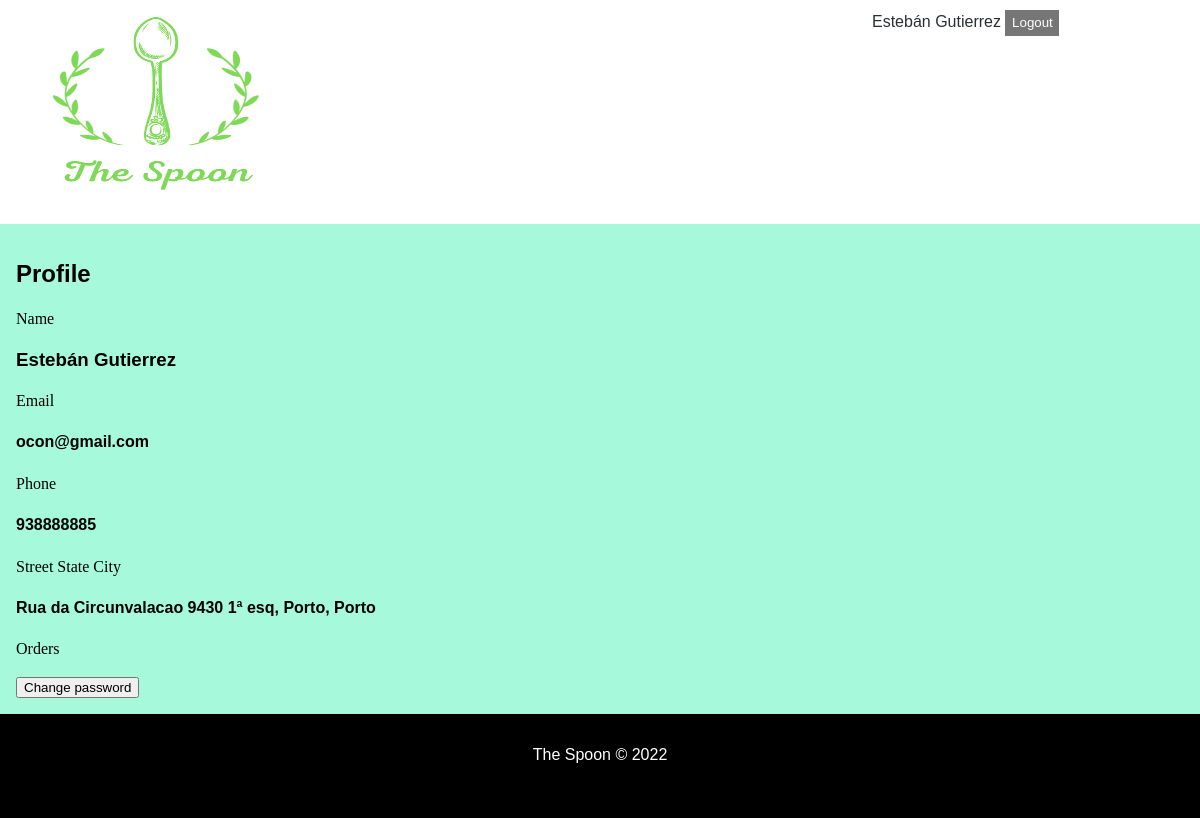
Page /profile.php (signed in) on the committed database.
### tables this page shows
CREATE TABLE User (
	idUser			INTEGER PRIMARY KEY,
	Email			VARCHAR NOT NULL UNIQUE,
	Password		VARCHAR NOT NULL,
	Phone 			INTEGER UNIQUE,
	Name 			VARCHAR NOT NULL,
	RestOwner       BOOLEAN DEFAULT FALSE,
	idAddress		INTEGER		CONSTRAINT fk_user_idaddress REFERENCES Address (idAddress)
												ON DELETE SET NULL ON UPDATE CASCADE
);

CREATE TABLE Address (
	idAddress 		INTEGER PRIMARY KEY,
	Street 		VARCHAR NOT NULL,
	City			VARCHAR NOT NULL,
	State			VARCHAR NOT NULL,
	PostalCode 		INTEGER NOT NULL
);

### profile.php (called while the page is built, shortened)
<?php
  require_once('database/connection.php');
  require_once('database/user.class.php');
  require_once('templates/common.tpl.php');
  require_once('templates/user.tpl.php');
  $db = getDatabaseConnection();
  $user = User::getUser($db, $_SESSION['id']);
  drawProfile($user);
?>

### database/user.class.php (called while the page is built, shortened)
<?php
  class User {
    public function __construct(int $idUser, string $email, string $name, string $street, string $city, string $state, int $postalcode, int $phone, bool $restOwner = false)
    {
      $this->email = $email;
      $this->name = $name;
      $this->street = $street;
      $this->city = $city;
      $this->state = $state;
      $this->phone = $phone;
      $this->restOwner = $restOwner;
    }
    static function getUser(PDO $db, int $id): User {
      $stmt = $db->prepare('
        SELECT idUser, Email, Name, Street, City, State, PostalCode, Phone, RestOwner
        FROM User JOIN Address USING (idAddress)
        WHERE idUser = ?
      ');
      $stmt->execute(array($id));
      $user = $stmt->fetch();
      return new User
     (
        (int)$user['idUser'],
        $user['Email'],
        $user['Name'],
        $user['Street'],
        $user['City'],
        $user['State'],
        (int)$user['PostalCode'],
        (int)$user['Phone'],
        (bool)$user['RestOwner']
      );
    }
  }
?>

### templates/user.tpl.php (the view, shortened to what this page needs)
<?php function drawProfile(User $user) { ?>
  <h2>Profile</h2>
  <section id="profile">
  <p>Name</p>
    <h3><?php echo $user->name ?></h3>
    <p>Email</p>
    <h4><?php echo $user->email ?></h4>
    <p>Phone</p>
    <h4><?php echo $user->phone ?></h4>
    <p>Street State City</p>
    <h4><?php echo $user->street ?>,
    <?php echo $user->state?>,
    <?php echo $user->city ?></h4>
    <?php if($user->restOwner) { ?>
      <p>Restaurants</p>
    <?php } else { ?>
      <p>Orders</p>
    <?php } ?>
    <button>Change password</button>
  </section>
<?php } ?>

### css/style.css (style rules this page uses)
body { font-family: "Poppins", sans-serif; }
p { font-family: "Lora", serif; line-height: 1.4em; }

### css/layout.css (style rules this page uses)
body { background-color: #a7f9db; margin: 0 auto; display: flex; min-height: 100vh; flex-direction: column; }

### rows in the picture
user: Name "Estebán Gutierrez", Email "ocon@gmail.com", Phone "938888885", idAddress.Street "Rua da Circunvalacao 9430 1ª esq", idAddress.State "Porto", idAddress.City "Porto"

### other values in the picture
$name "Estebán Gutierrez"
